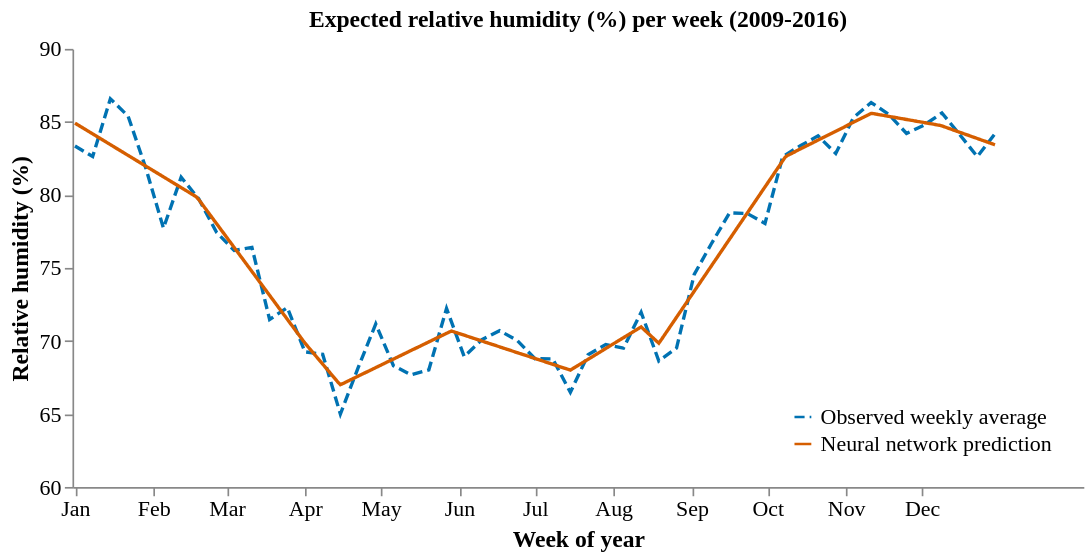

Notebook code cell kept with this figure:
### Markdown cell above
We will train a neural network on the weekly average of the sensor values,
using all years as the training data.

### Code cell
x = (weekly["week"] * 7 + 1).to_numpy()
y = weekly[rh_colname].to_numpy()

torch.manual_seed(0)

model = ReLUFNN(input_size=1, hidden_size=50, num_hidden_layers=1, output_size=1)

if MODEL_PATH.exists() and not FORCE_RETRAIN:
    print(f"Reusing saved model {MODEL_PATH}")
    model.load_state_dict(torch.load(MODEL_PATH, weights_only=True))
else:
    if MODEL_PATH.exists():
        print("Deleting existing trained model because FORCE_RETRAIN is set")
        MODEL_PATH.unlink()

    x_mean, x_std = x.mean(), x.std()
    y_mean, y_std = y.mean(), y.std()

    train(
        model,
        (x - x_mean) / x_std,
        (y - y_mean) / y_std,
        epochs=10_000,
    )

    # Fold the normalisation into the first/last layers so the saved model
    # still maps raw day-of-year to raw humidity.
    with torch.no_grad():
        first = model.linear_relu_stack[0]
        first.weight.div_(x_std)
        first.bias.sub_(first.weight.squeeze(1) * x_mean)

        last = model.linear_relu_stack[-1]
        last.weight.mul_(y_std)
        last.bias.mul_(y_std).add_(y_mean)

    torch.save(model.state_dict(), MODEL_PATH)

model.eval()
with torch.no_grad():
    grid = torch.linspace(1, 365, 365).unsqueeze(1)
    prediction = model(grid).squeeze(1).numpy()

week_day = weekly_mean.index * 7 + 1

month_starts = pd.to_datetime("2000-" + pd.Index([f"{m:02d}-01" for m in range(1, 13)]))

# We swap to altair. More work, but consistent with the other graphs in the
# paper.
observed = pd.DataFrame({
    "day_of_year": week_day,
    "humidity": weekly_mean.values,
    "series": "Observed weekly average",
})
predicted = pd.DataFrame({
    "day_of_year": grid.squeeze(1).numpy(),
    "humidity": prediction,
    "series": "Neural network prediction",
})
plot_data = pd.concat([observed, predicted], ignore_index=True)

PRINT_PALETTE = [
    "#0072B2",
    "#D55E00",
    "#009E73",
    "#CC79A7",
    "#E69F00",
    "#56B4E9",
    "#F0E442",
    "#000000",
]

series_domain = ["Observed weekly average", "Neural network prediction"]
month_days = month_starts.dayofyear.tolist()
month_label_expr = " : ".join(
    f"datum.value == {day} ? '{label}'"
    for day, label in zip(month_days, month_starts.strftime("%b"))
) + " : ''"

chart = (
    alt.Chart(plot_data.sort_values("day_of_year"))
    .mark_line(strokeWidth=2)
    .encode(
        x=alt.X(
            "day_of_year:Q",
            title="Week of year",
            axis=alt.Axis(values=month_days, labelExpr=month_label_expr),
        ),
        y=alt.Y("humidity:Q", title="Relative humidity (%)", scale=alt.Scale(domain=(60, 90))),
        color=alt.Color(
            "series:N",
            title=None,
            scale=alt.Scale(domain=series_domain, range=PRINT_PALETTE[:2]),
            legend=alt.Legend(orient="bottom-right"),
        ),
        strokeDash=alt.StrokeDash(
            "series:N",
            legend=None,
            scale=alt.Scale(domain=series_domain, range=[[6, 3], [1, 0]]),
        ),
    )
    .properties(
        width=600,
        height=260,
        title=alt.TitleParams(
            text="Expected relative humidity (%) per week (2009-2016)",
            fontSize=14,
        ),
    )
    .configure(
        font="serif",
        axis=alt.AxisConfig(labelFontSize=13, titleFontSize=14, grid=False),
        legend=alt.LegendConfig(labelFontSize=13, titleFontSize=14),
        view=alt.ViewConfig(strokeOpacity=0),
    )
)

chart.save(PLOT_PATH, scale_factor=2)
chart

### Figure 1 — Vega-Lite specification as saved in the notebook (floating-point values rounded to 4 significant figures; data arrays with more than 128 entries replaced by an {"elided": "..."} marker saying what was removed)
{"config": {"view": {"continuousWidth": 300, "continuousHeight": 300, "strokeOpacity": 0}, "axis": {"grid": false, "labelFontSize": 13, "titleFontSize": 14}, "font": "serif", "legend": {"labelFontSize": 13, "titleFontSize": 14}}, "data": {"name": "data-d08947fd34b238528bf7cff67f77b8e8"}, "mark": {"type": "line", "strokeWidth": 2}, "encoding": {"color": {"field": "series", "legend": {"orient": "bottom-right"}, "scale": {"domain": ["Observed weekly average", "Neural network prediction"], "range": ["#0072B2", "#D55E00"]}, "title": null, "type": "nominal"}, "strokeDash": {"field": "series", "legend": null, "scale": {"domain": ["Observed weekly average", "Neural network prediction"], "range": [[6, 3], [1, 0]]}, "type": "nominal"}, "x": {"axis": {"labelExpr": "datum.value == 1 ? 'Jan' : datum.value == 32 ? 'Feb' : datum.value == 61 ? 'Mar' : datum.value == 92 ? 'Apr' : datum.value == 122 ? 'May' : datum.value == 153 ? 'Jun' : datum.value == 183 ? 'Jul' : datum.value == 214 ? 'Aug' : datum.value == 245 ? 'Sep' : datum.value == 275 ? 'Oct' : datum.value == 306 ? 'Nov' : datum.value == 336 ? 'Dec' : ''", "values": [1, 32, 61, 92, 122, 153, 183, 214, 245, 275, 306, 336]}, "field": "day_of_year", "title": "Week of year", "type": "quantitative"}, "y": {"field": "humidity", "scale": {"domain": [60, 90]}, "title": "Relative humidity (%)", "type": "quantitative"}}, "height": 260, "title": {"text": "Expected relative humidity (%) per week (2009-2016)", "fontSize": 14}, "width": 600, "$schema": "https://vega.github.io/schema/vega-lite/v6.4.1.json", "datasets": {"data-d08947fd34b238528bf7cff67f77b8e8": {"elided": "418 records"}}}
